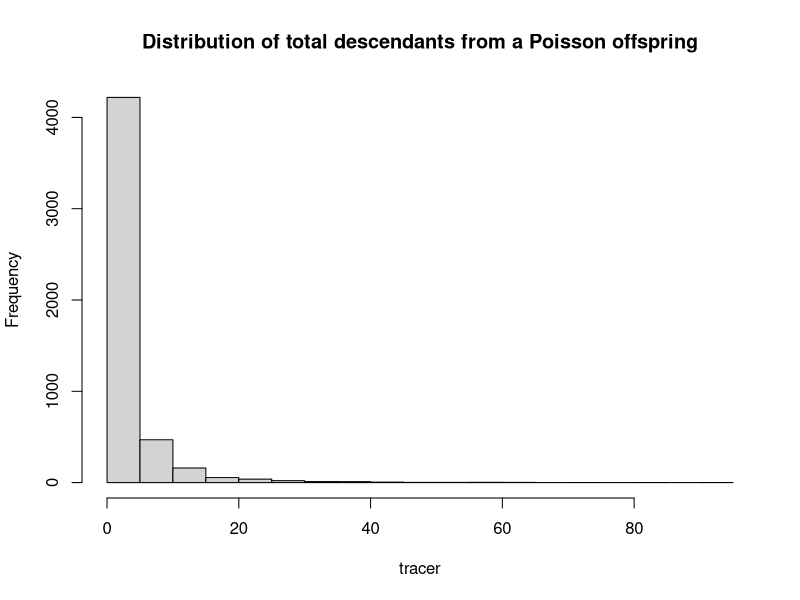

This chart was generated by the following R code:
# ---- This is a part of probability theory regarding extinction probabilities



# Branching processes serves well to model reproduction, population growth etcetera
# If you know about random forests and tree based algorithms, then this should be intuitive to you



# - If we have a population of individuals where each produces
# - a random number of children (independently from eachother) which follows some probability distribution
# - Such that an individual has m children with probability q_m for m >= 0, independent of other individuals.
# - Now call m the offspring distribution
# - For each generation, the population grows or declines
# - Have D to be the number of individuals of the z:th generation for z >= 0
# - Declare D_0 = 1 such that the population starts with 1 individual
# - Now we have a branching process for the sequence D_0, D_1, ..., D_z


# Since the number of individuals only depends on the previous generation
# and the number of their offspring this makes a branching process a Markov chain


# Start with a Uniform offspring U~[0, 6]

stochastic_branching = function(z){
  
  r = c(1, rep(0, z))
  
  for(j in 2:(z+1)){
    
    r[j] = sum(sample(0:6, r[j-1], replace = TRUE))
    
  }
  
  return(r)
  
}

n_sim = 50000

trace1 = rep(0, n_sim)
trace2 = rep(0, n_sim)

for(u in 1:n_sim){
  limbs = stochastic_branching(9)
  
  trace1[u] = if(limbs[7] == 0){   # Probability that the process goes extinct by the 6th generation
    1
  } else{
    0
  }
  
  trace2[u] = if(limbs[10] == 0){   # Used for later, extinction probability by 9th generation
    1
  } else{
    0
  }
}



mean(trace1) 
mean(trace2)


prob_gen_func = function(v){
  (1/7) * (1 + v + v**2 + v**3 + v**4 + v**5 + v**6)
}

prob_gen_func(    # Numerical solver via probability generating function
  prob_gen_func(
    prob_gen_func(
      prob_gen_func(
        prob_gen_func(
          prob_gen_func(0)
        )
      )
    )
  )
) -> nsolver


# Should be approx. 0  between simulating a branching process vs. numerical solution
mean(nsolver - trace1)




# - What if we had a Poisson offspring with lambda = 0.7, what would the total descendants be
# - and how would the first and second moments look like from its distribution?

stochastic_poisson_branch = function(r, lambda){
  u = c(1, rep(0, r))
  
  for(k in 2:(r+1)){
    
    u[k] = sum(rpois(u[k-1], lambda))
    
    
  }
  
  return(u)
  
}


n_gen = 5000

# Let us say that extinction happens by 30th gen

tracer = replicate(n_gen, sum(stochastic_poisson_branch(30, 0.7)))


mean(tracer); var(tracer); sd(tracer)

# Moments of the total progeny distribution 
paste("Average descendants:", round(mean(tracer), 2), "--", "Variance descendants:", 
      round(var(tracer), 2), "--", "Standard deviation descendants:", round(sd(tracer), 2))

hist(tracer, main = "Distribution of total descendants from a Poisson offspring")

